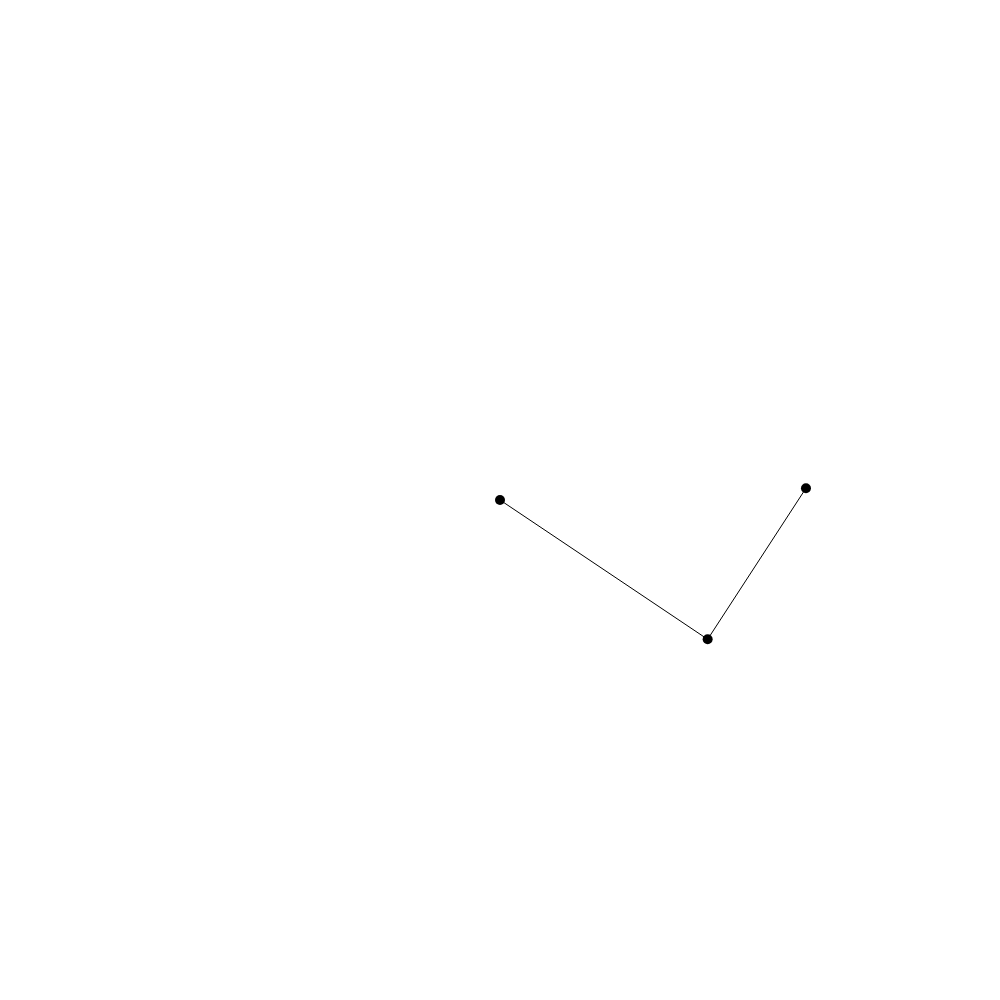
Frame 1 (no input)
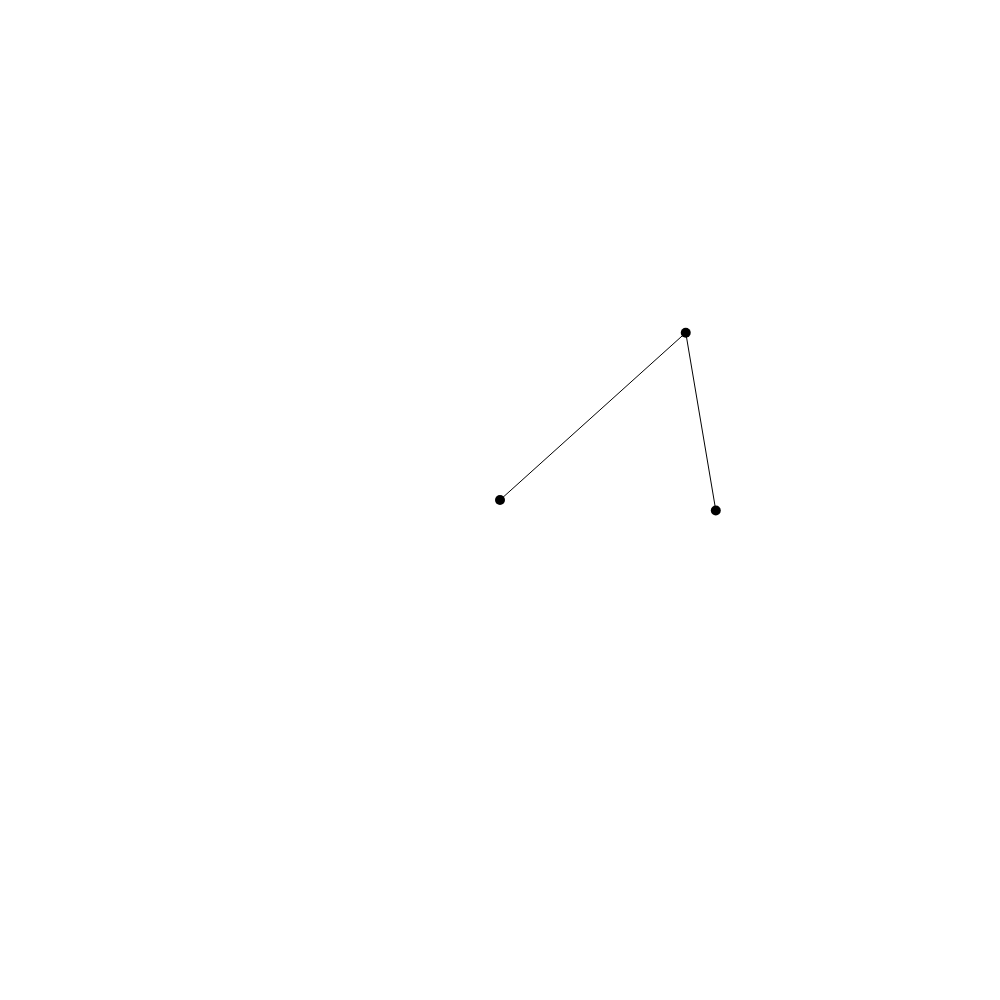
Frame 60 (no input)
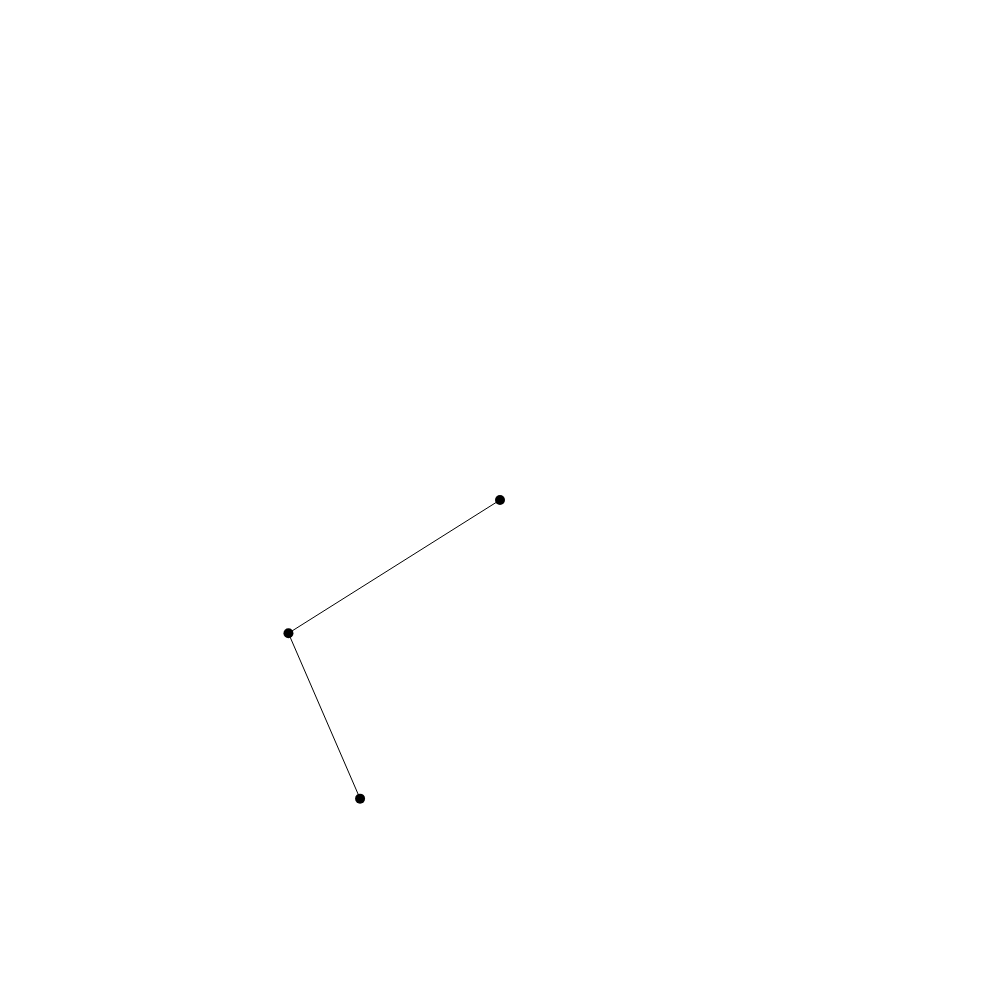
Frame 120 (the mouse pressed at the canvas centre since frame 60)

The p5.js sketch that drew these frames (run headless with seeded random() and noise() and a simulated clock; from frame 60 on, the mouse is pressed at the canvas centre):

// p5.js sketch
// ── sketch.js
function setup() {
  createCanvas(1000, 1000);
  sticks = [
    {p0: points[0], p1: points[1], distance: dist(points[0].x, points[0].y, points[1].x, points[1].y)},
    {p0: points[1], p1: points[2], distance: dist(points[1].x, points[1].y, points[2].x, points[2].y)},
  ];
}

var points = [
  {x: 500, y: 500, oldx: 500, oldy: 500, fixed: true},
  {x: 700, y: 650, oldx: 650, oldy: 650, fixed: false},
  {x: 800, y: 500, oldx: 800, oldy: 500, fixed: false},
];

var sticks = [];

const gravity = 0.3;

function draw() {
  clear();
  updatePoints();
  for(let i = 0; i < 10; i++){
    updateSticks();
  }

  renderSticks();
  renderPoints();

}

function updatePoints() {
  for(let i = 0; i < points.length; i++){
    let p = points[i],
        vx = p.x - p.oldx,
        vy = p.y - p.oldy;
    if(!p.fixed){

      p.oldx = p.x;
      p.oldy = p.y;

      p.x += vx;
      p.y += vy;
      p.y += gravity;
    }
  }
}

function renderPoints() {
  noStroke();
  fill(0);
  for(let i = 0; i < points.length; i++){
    let p = points[i];
    ellipse(p.x, p.y, 10);
  }
}

function updateSticks() {
  for(let i = 0; i < sticks.length; i++){
    let s = sticks[i],
        dx = s.p1.x - s.p0.x,
        dy = s.p1.y - s.p0.y,
        distance = sqrt(dx * dx + dy * dy),
        difference = s.distance - distance,
        percent = difference / distance / 2;
    dx *= percent;
    dy *= percent;

    let fac = (s.p0.fixed || s.p1.fixed)?1:0 + 1;
    if(!s.p0.fixed){
      s.p0.x -= dx * fac;
      s.p0.y -= dy * fac;
    }
    if(!s.p1.fixed){
      s.p1.x += dx * fac;
      s.p1.y += dy * fac;
    }


  }
}


function renderSticks(){
  stroke(0);
  noFill();
  for(let i = 0; i < sticks.length; i++){
    let s = sticks[i],
        p0 = s.p0,
        p1 = s.p1;
        line(p0.x, p0.y, p1.x, p1.y);
  }
}
